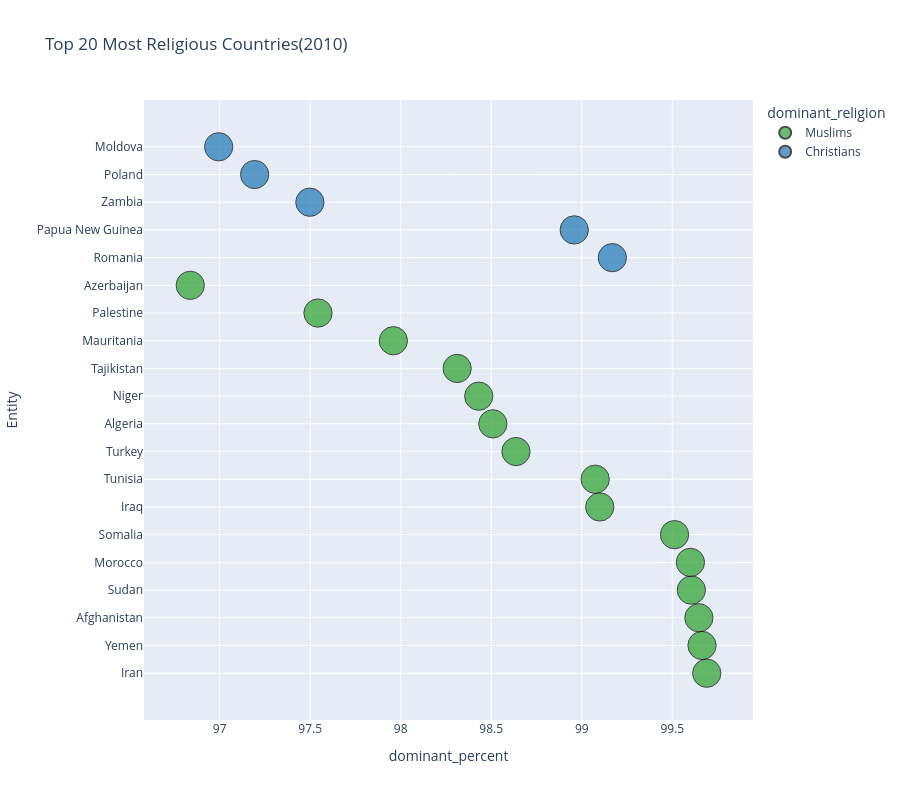

Notebook source saved alongside this figure:
### Markdown cell above
## Top 20 most religious countries(2010)

### Code cell
df = data_2010.copy()
def clean(df):
    df["dominant_religion"] = df[religion_columns].idxmax(axis=1)
    df["population"] = df[religion_columns].sum(axis=1)
    df["dominant_value"] = df.apply(lambda row: row[row["dominant_religion"]], axis=1)
    df["dominant_percent"] = df["dominant_value"] / df["population"] * 100
    return df
top = clean(df)
top20 = df.sort_values("dominant_percent", ascending=False).head(20)
fig = px.scatter(
    top20,
    x="dominant_percent",
    y="Entity",
    color="dominant_religion",
    color_discrete_map=religion_colors,
    size=[8]*len(top20),
    hover_data=[
        "dominant_percent",
        "population",
        "dominant_value"],
    title="Top 20 Most Religious Countries(2010)"
)
fig.update_traces(marker=dict(symbol="circle", line=dict(width=1, color="black")))
fig.update_layout(height=800)
fig.show()

### Figure 1 — Plotly figure (JSON) as saved in the notebook; plotly's stock layout.template omitted (floating-point values rounded to 4 significant figures)
{"data": [{"customdata": [[77450000, 77210000], [26790000, 26700000], [28310000, 28210000], [35450000, 35310000], [32490000, 32360000], [12300000, 12240000], [31090000, 30810000], [10800000, 10700000], [73340000, 72340000], [36210000, 35670000], [16570000, 16310000], [7700000, 7570000], [3430000, 3360000], [4070000, 3970000], [9170000, 8880000]], "hovertemplate": "dominant_religion=Muslims<br>dominant_percent=%{x}<br>Entity=%{y}<br>size=%{marker.size}<br>population=%{customdata[0]}<br>dominant_value=%{customdata[1]}<extra></extra>", "legendgroup": "Muslims", "marker": {"color": "#2ca02c", "line": {"color": "black", "width": 1}, "size": [8, 8, 8, 8, 8, 8, 8, 8, 8, 8, 8, 8, 8, 8, 8], "sizemode": "area", "sizeref": 0.02, "symbol": "circle"}, "mode": "markers", "name": "Muslims", "orientation": "h", "showlegend": true, "type": "scatter", "x": [99.69, 99.66, 99.65, 99.61, 99.6, 99.51, 99.1, 99.07, 98.64, 98.51, 98.43, 98.31, 97.96, 97.54, 96.84], "xaxis": "x", "y": ["Iran", "Yemen", "Afghanistan", "Sudan", "Morocco", "Somalia", "Iraq", "Tunisia", "Turkey", "Algeria", "Niger", "Tajikistan", "Mauritania", "Palestine", "Azerbaijan"], "yaxis": "y"}, {"customdata": [[20450000, 20280000], [7680000, 7600000], [13990000, 13640000], [38120000, 37050000], [3660000, 3550000]], "hovertemplate": "dominant_religion=Christians<br>dominant_percent=%{x}<br>Entity=%{y}<br>size=%{marker.size}<br>population=%{customdata[0]}<br>dominant_value=%{customdata[1]}<extra></extra>", "legendgroup": "Christians", "marker": {"color": "#1f77b4", "line": {"color": "black", "width": 1}, "size": [8, 8, 8, 8, 8], "sizemode": "area", "sizeref": 0.02, "symbol": "circle"}, "mode": "markers", "name": "Christians", "orientation": "h", "showlegend": true, "type": "scatter", "x": [99.17, 98.96, 97.5, 97.19, 96.99], "xaxis": "x", "y": ["Romania", "Papua New Guinea", "Zambia", "Poland", "Moldova"], "yaxis": "y"}], "layout": {"height": 800, "legend": {"itemsizing": "constant", "title": {"text": "dominant_religion"}, "tracegroupgap": 0}, "title": {"text": "Top 20 Most Religious Countries(2010)"}, "xaxis": {"anchor": "y", "domain": [0, 1], "title": {"text": "dominant_percent"}}, "yaxis": {"anchor": "x", "domain": [0, 1], "title": {"text": "Entity"}}}}
